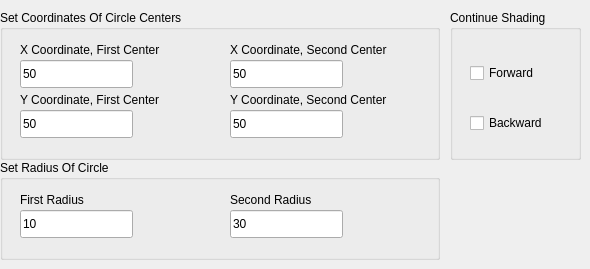
     <widget class="QWidget" name="Radial_Page">
      <widget class="QGroupBox" name="groupBox_4">
       <property name="geometry">
        <rect>
         <x>450</x>
         <y>10</y>
         <width>131</width>
         <height>150</height>
        </rect>
       </property>
       <property name="title">
        <string>Continue Shading</string>
       </property>
       <widget class="QCheckBox" name="Continue_Shading_Forward_2">
        <property name="geometry">
         <rect>
          <x>20</x>
          <y>50</y>
          <width>93</width>
          <height>26</height>
         </rect>
        </property>
        <property name="text">
         <string>Forward</string>
        </property>
       </widget>
       <widget class="QCheckBox" name="Continue_Shading_Backward_2">
        <property name="geometry">
         <rect>
          <x>20</x>
          <y>100</y>
          <width>93</width>
          <height>26</height>
         </rect>
        </property>
        <property name="text">
         <string>Backward</string>
        </property>
       </widget>
      </widget>
      <widget class="QGroupBox" name="groupBox_5">
       <property name="geometry">
        <rect>
         <x>0</x>
         <y>10</y>
         <width>440</width>
         <height>150</height>
        </rect>
       </property>
       <property name="title">
        <string>Set Coordinates Of Circle Centers</string>
       </property>
       <widget class="QLabel" name="label_7">
        <property name="geometry">
         <rect>
          <x>20</x>
          <y>30</y>
          <width>168</width>
          <height>20</height>
         </rect>
        </property>
        <property name="text">
         <string>X Coordinate, First Center</string>
        </property>
       </widget>
       <widget class="QLineEdit" name="First_Center_X_Coordinate_Input">
        <property name="geometry">
         <rect>
          <x>20</x>
          <y>50</y>
          <width>113</width>
          <height>28</height>
         </rect>
        </property>
        <property name="text">
         <string>50</string>
        </property>
       </widget>
       <widget class="QLabel" name="label_8">
        <property name="geometry">
         <rect>
          <x>20</x>
          <y>80</y>
          <width>167</width>
          <height>20</height>
         </rect>
        </property>
        <property name="text">
         <string>Y Coordinate, First Center</string>
        </property>
       </widget>
       <widget class="QLineEdit" name="First_Center_Y_Coordinate_Input">
        <property name="geometry">
         <rect>
          <x>20</x>
          <y>100</y>
          <width>113</width>
          <height>28</height>
         </rect>
        </property>
        <property name="text">
         <string>50</string>
        </property>
       </widget>
       <widget class="QLabel" name="label_9">
        <property name="geometry">
         <rect>
          <x>230</x>
          <y>30</y>
          <width>190</width>
          <height>20</height>
         </rect>
        </property>
        <property name="text">
         <string>X Coordinate, Second Center</string>
        </property>
       </widget>
       <widget class="QLineEdit" name="Second_Center_X_Coordinate_Input">
        <property name="geometry">
         <rect>
          <x>230</x>
          <y>50</y>
          <width>113</width>
          <height>28</height>
         </rect>
        </property>
        <property name="text">
         <string>50</string>
        </property>
       </widget>
       <widget class="QLabel" name="label_10">
        <property name="geometry">
         <rect>
          <x>230</x>
          <y>80</y>
          <width>189</width>
          <height>20</height>
         </rect>
        </property>
        <property name="text">
         <string>Y Coordinate, Second Center</string>
        </property>
       </widget>
       <widget class="QLineEdit" name="Second_Center_Y_Coordinate_Input">
        <property name="geometry">
         <rect>
          <x>230</x>
          <y>100</y>
          <width>113</width>
          <height>28</height>
         </rect>
        </property>
        <property name="text">
         <string>50</string>
        </property>
       </widget>
      </widget>
      <widget class="QGroupBox" name="groupBox_6">
       <property name="geometry">
        <rect>
         <x>0</x>
         <y>160</y>
         <width>440</width>
         <height>100</height>
        </rect>
       </property>
       <property name="title">
        <string>Set Radius Of Circle</string>
       </property>
       <widget class="QLabel" name="label_11">
        <property name="geometry">
         <rect>
          <x>20</x>
          <y>30</y>
          <width>75</width>
          <height>20</height>
         </rect>
        </property>
        <property name="text">
         <string>First Radius</string>
        </property>
       </widget>
       <widget class="QLabel" name="label_12">
        <property name="geometry">
         <rect>
          <x>230</x>
          <y>30</y>
          <width>97</width>
          <height>20</height>
         </rect>
        </property>
        <property name="text">
         <string>Second Radius</string>
        </property>
       </widget>
       <widget class="QLineEdit" name="First_Radius_Input">
        <property name="geometry">
         <rect>
          <x>20</x>
          <y>50</y>
          <width>113</width>
          <height>28</height>
         </rect>
        </property>
        <property name="text">
         <string>10</string>
        </property>
       </widget>
       <widget class="QLineEdit" name="Second_Radius_Input">
        <property name="geometry">
         <rect>
          <x>230</x>
          <y>50</y>
          <width>113</width>
          <height>28</height>
         </rect>
        </property>
        <property name="text">
         <string>30</string>
        </property>
       </widget>
      </widget>
     </widget>
